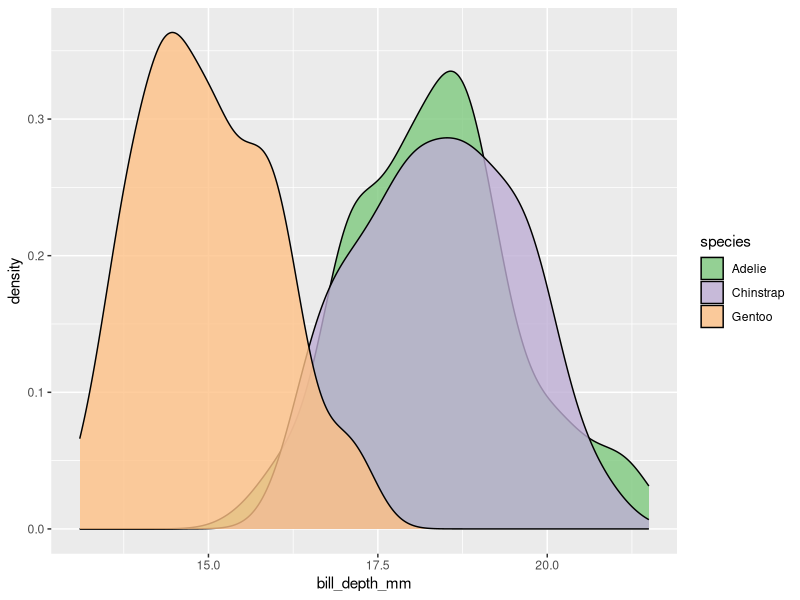
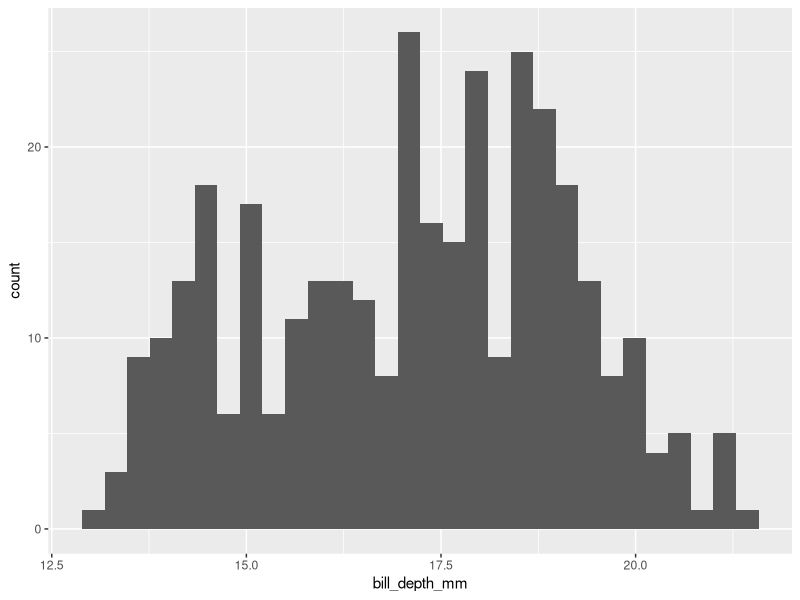
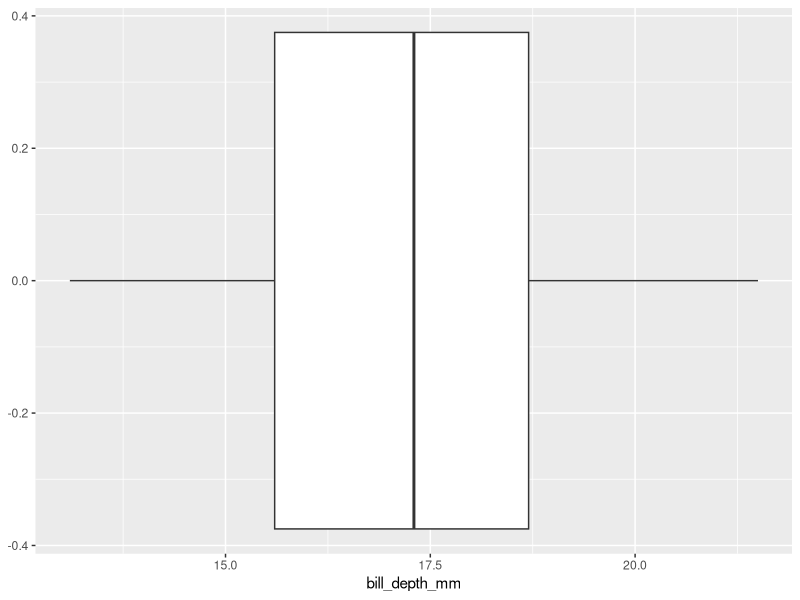
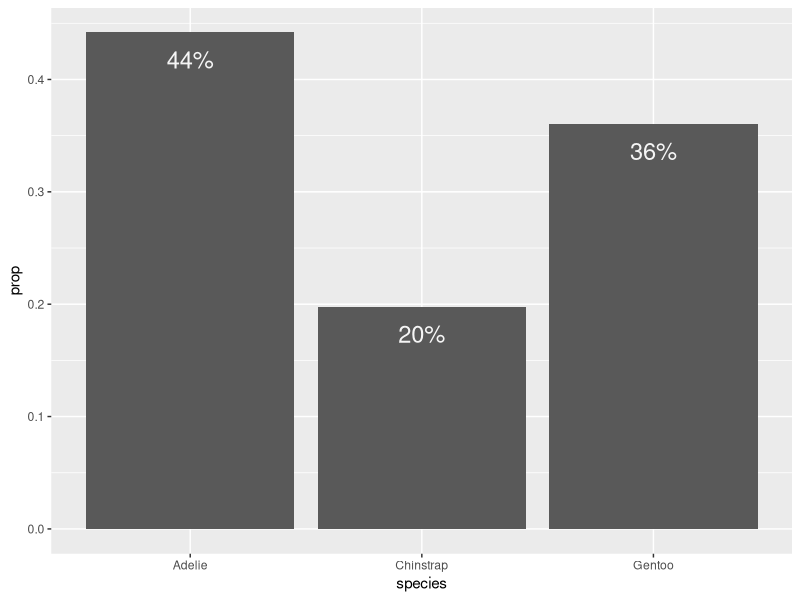
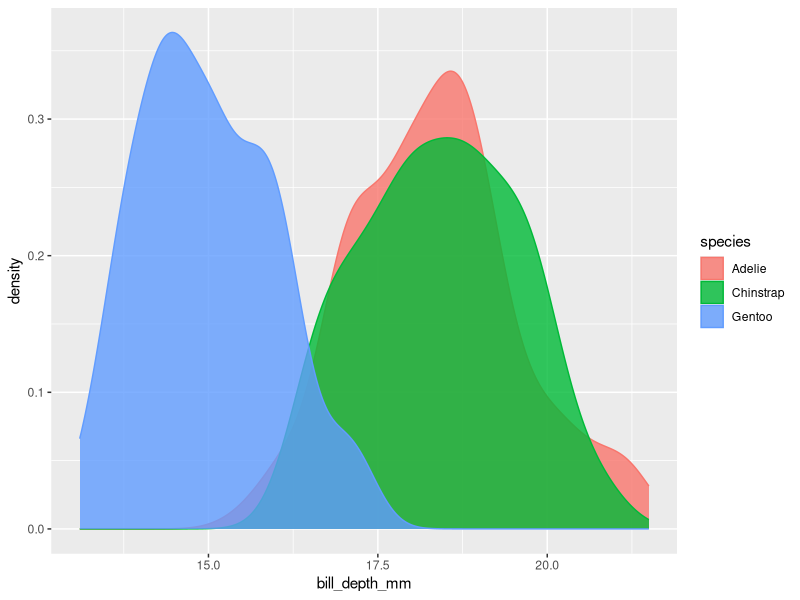
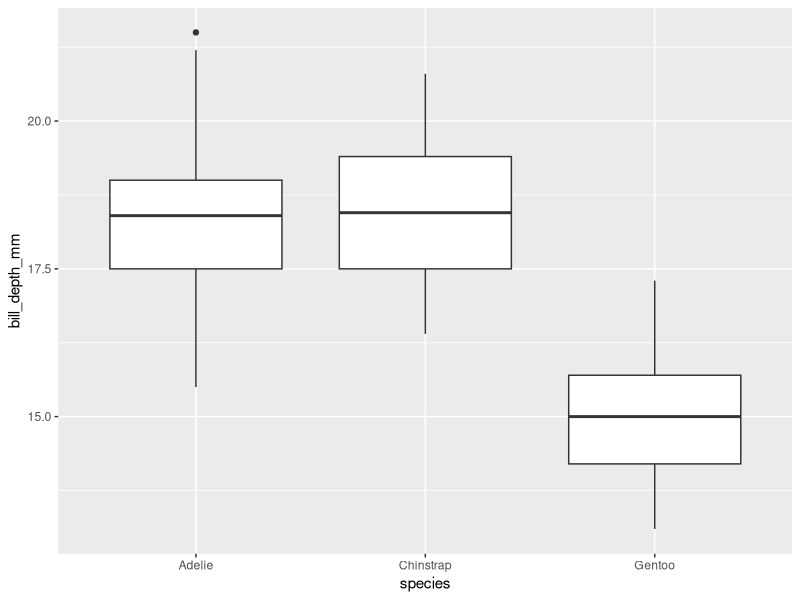
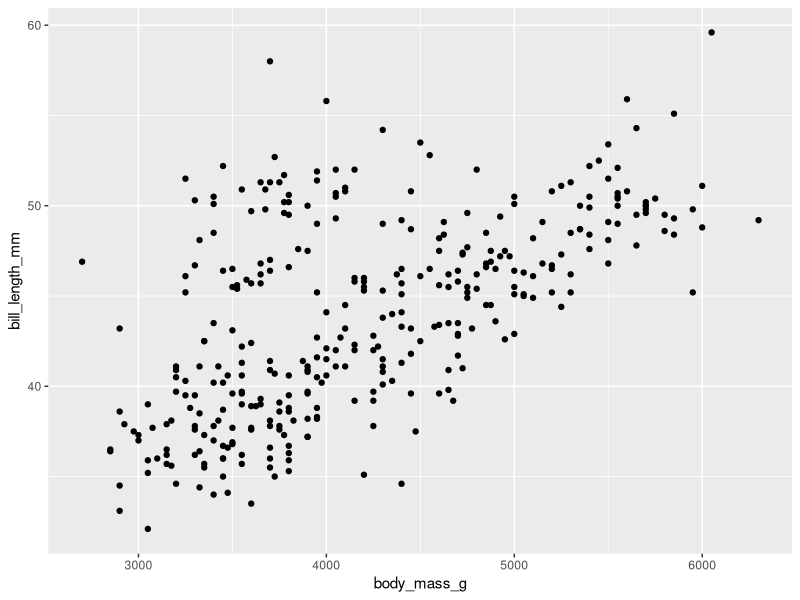
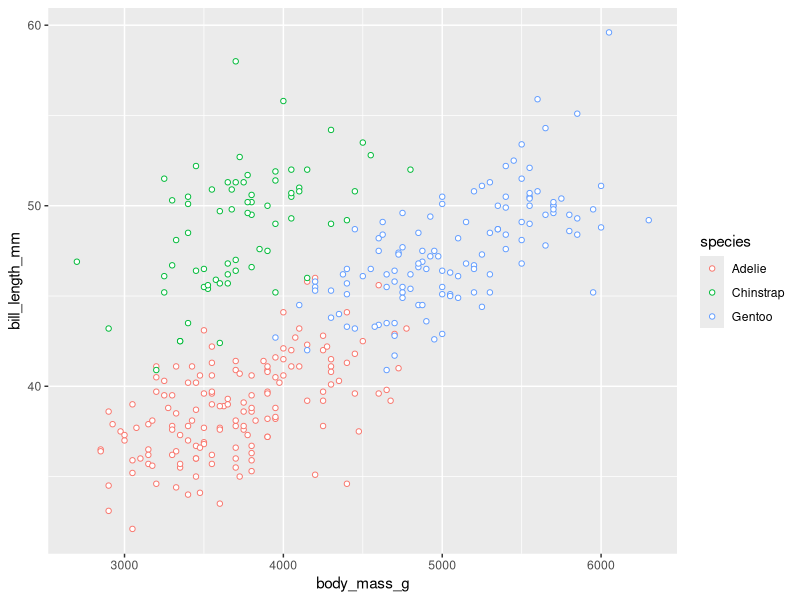

Recreate these plots in R, in order.
## ---- chunk 1
# Load libraries
library(knitr)
library(palmerpenguins)
library(ggplot2)
library(dplyr)

# Set global chunk options
knitr::opts_chunk$set(echo = TRUE) # show code by default
knitr::opts_chunk$set(cache = FALSE)
## ---- chunk 2

2 + 2

## ---- chunk 3

2 + 2

## ---- chunk 4

library(palmerpenguins)
library(ggplot2)

ggplot(
  data = penguins, 
  aes(x = bill_depth_mm, fill = species)) + 
  geom_density(alpha = 0.8) + 
  scale_fill_brewer(type = 'qual')

## ---- chunk 5
p1 <- ggplot(
  data = penguins,
  aes(x = bill_depth_mm)) +
  geom_histogram()

p1
## ---- chunk 6
p2 <- ggplot(
  data = penguins,
  aes(x = bill_depth_mm)) +
  geom_boxplot()

p2
## ---- chunk 7

p3 <- ggplot(
  data = penguins,
  aes(x = species, y = after_stat(prop), group = 1)) +
  geom_bar() +
  geom_text(
    aes(label = scales::percent(after_stat(prop), accuracy = 1)),
    stat = "count",
    vjust = 2,
    color = 'whitesmoke',
    size = 6
  )

p3
## ---- chunk 8
p4 <- ggplot(
  data = penguins,
  aes(x = bill_depth_mm, color = species, fill = species)) +
  geom_density(alpha = 0.8)

p4
## ---- chunk 9
p5 <- ggplot(
  data = penguins,
  aes(x = species, y = bill_depth_mm)) +
  geom_boxplot()

p5

## ---- chunk 10
p6 <- ggplot(
  data = penguins,
  aes(x = body_mass_g, y = bill_length_mm)) +
  geom_point() 

p6

## ---- chunk 11
p7 <- ggplot(
  data = penguins,
  aes(x = body_mass_g, y = bill_length_mm, color = species)) +
  geom_point(shape = 21, fill = 'white') # shape = 21 gives hollow circles

p7

## ---- chunk 12
p8 <- ggplot(
  data = penguins,
  aes(x = body_mass_g, y = bill_length_mm)) +
  geom_point(shape = 21, fill = 'white') +
    facet_wrap(~species)

p8

## ---- chunk 13
library(ggpubr)

ggarrange(p1, p2, p3, p4, labels = 'AUTO')

## ---- chunk 14
p9 <- ggplot(
  data = penguins,
  aes(x = body_mass_g, y = bill_length_mm, color = species, shape = species)) +
  geom_point() + 
  labs(
    title = "The relationship between body mass and bill length in adult foraging penguins",
    x = "Body mass (g)",
    y = "Bill length (mm)",
    caption = "Data source: Palmer Penguins R Package"
  )

p9

## ---- chunk 15

p10 <- penguins %>%
  filter(!is.na(sex)) %>%
  ggplot(
  aes(x = sex, y = flipper_length_mm, fill = sex)) +
  geom_boxplot() + 
  facet_wrap(~ island) +
  labs(
    title = "Distribution of flipper length by sex among adult foraging penguins on three Antarctic Islands",
    y = "Flipper length (mm)",
    caption = "Source: Gorman et al (2014)"
  ) +
  theme(plot.caption = element_text(hjust = 0.5, size = 8), 
        plot.title = element_text(hjust = 0.5, size=9), 
        axis.title.x = element_blank())

p10
